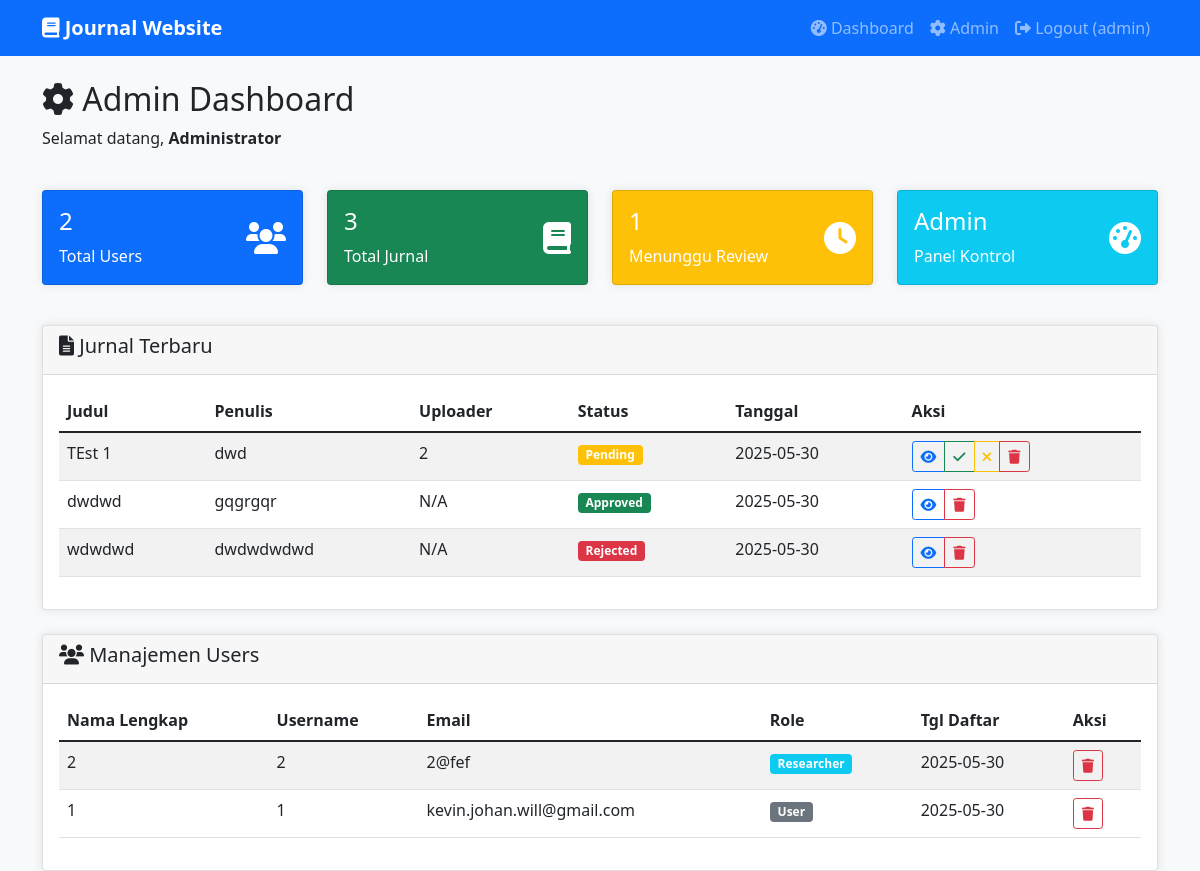
The page /admin (signed in) on the database its author committed.
### tables this page shows
CREATE TABLE journals (
            id INTEGER PRIMARY KEY AUTOINCREMENT,
            title TEXT NOT NULL,
            abstract TEXT NOT NULL,
            author_name TEXT NOT NULL,
            author_email TEXT NOT NULL,
            category TEXT NOT NULL,
            filename TEXT NOT NULL,
            file_path TEXT NOT NULL,
            uploaded_by INTEGER,
            status TEXT DEFAULT 'pending',
            created_at TIMESTAMP DEFAULT CURRENT_TIMESTAMP,
            FOREIGN KEY (uploaded_by) REFERENCES users (id)
        );

CREATE TABLE users (
            id INTEGER PRIMARY KEY AUTOINCREMENT,
            username TEXT UNIQUE NOT NULL,
            email TEXT UNIQUE NOT NULL,
            password_hash TEXT NOT NULL,
            role TEXT NOT NULL DEFAULT 'user',
            full_name TEXT NOT NULL,
            created_at TIMESTAMP DEFAULT CURRENT_TIMESTAMP
        );

### app/controllers/admin_controller.py (the view)
@admin_bp.route('/admin')
@login_required('admin')
def admin_dashboard():
    conn = get_db_connection()
    total_users = conn.execute('SELECT COUNT(*) as count FROM users WHERE role != "admin"').fetchone()['count']
    total_journals = conn.execute('SELECT COUNT(*) as count FROM journals').fetchone()['count']
    pending_journals = conn.execute('SELECT COUNT(*) as count FROM journals WHERE status = "pending"').fetchone()['count']
    recent_journals = conn.execute('''
        SELECT j.*, u.full_name as uploader_name
        FROM journals j
        LEFT JOIN users u ON j.uploaded_by = u.id
        ORDER BY j.created_at DESC
        LIMIT 10
    ''').fetchall()
    users = conn.execute('SELECT * FROM users WHERE role != "admin" ORDER BY created_at DESC').fetchall()
    conn.close()
    return render_template('admin_dashboard.html',
                         total_users=total_users,
                         total_journals=total_journals,
                         pending_journals=pending_journals,
                         recent_journals=recent_journals,
                         users=users)

### app/models/db.py (called while the page is built)
def get_db_connection():
    conn = sqlite3.connect('database/journal.db')
    conn.row_factory = sqlite3.Row
    return conn

### app/templates/admin_dashboard.html (shortened to what this page needs)
{% extends "base.html" %}
{% block content %}
<div class="row mb-4">
  <div class="col"><h2><i class="fas fa-cog"></i> Admin Dashboard</h2><p>Selamat datang, <strong>{{ session.get('full_name') }}</strong></p></div>
</div>
<div class="row mb-4">
  {% for card in [
    ('Total Users', total_users, 'users', 'primary'),
    ('Total Jurnal', total_journals, 'book', 'success'),
    ('Menunggu Review', pending_journals, 'clock', 'warning'),
    ('Panel Kontrol', 'Admin', 'tachometer-alt', 'info')
  ] %}
    <div class="col-md-3 mb-3">
      <div class="card bg-{{ card[3] }} text-white">
        <div class="card-body d-flex justify-content-between align-items-center">
          <div>
            <h4>{{ card[1] }}</h4>
            <p class="mb-0">{{ card[0] }}</p>
          </div>
          <i class="fas fa-{{ card[2] }} fa-2x"></i>
        </div>
      </div>
    </div>
  {% endfor %}
</div>
<div class="row mb-4">
  <div class="col">
    <div class="card">
      <div class="card-header"><h5><i class="fas fa-file-alt"></i> Jurnal Terbaru</h5></div>
      <div class="card-body">
        {% if recent_journals %}
          <div class="table-responsive">
            <table class="table table-striped">
              <thead><tr><th>Judul</th><th>Penulis</th><th>Uploader</th><th>Status</th><th>Tanggal</th><th>Aksi</th></tr></thead>
              <tbody>
                {% for j in recent_journals %}
                  <tr>
                    <td>{{ j.title[:50] }}{% if j.title|length>50 %}…{% endif %}</td>
                    <td>{{ j.author_name }}</td>
                    <td>{{ j.uploader_name or 'N/A' }}</td>
                    <td><span class="badge bg-{% if j.status=='approved' %}success{% elif j.status=='pending' %}warning{% else %}danger{% endif %}">{{ j.status.title() }}</span></td>
                    <td>{{ j.created_at[:10] }}</td>
                    <td>
                      <div class="btn-group btn-group-sm">
                        <a href="{{ url_for('journal.view_journal', journal_id=j.id) }}" class="btn btn-outline-primary"><i class="fas fa-eye"></i></a>
                        {% if j.status=='pending' %}
                          <a href="{{ url_for('admin.approve_journal', journal_id=j.id) }}" class="btn btn-outline-success" onclick="return confirm('Setujui?')"><i class="fas fa-check"></i></a>
                          <a href="{{ url_for('admin.reject_journal', journal_id=j.id) }}" class="btn btn-outline-warning" onclick="return confirm('Tolak?')"><i class="fas fa-times"></i></a>
                        {% endif %}
                        <a href="{{ url_for('admin.delete_journal', journal_id=j.id) }}" class="btn btn-outline-danger" onclick="return confirm('Hapus?')"><i class="fas fa-trash"></i></a>
                      </div>
                    </td>
                  </tr>
                {% endfor %}
              </tbody>
            </table>
          </div>
        {% else %}
          <div class="alert alert-info"><i class="fas fa-info-circle"></i> Belum ada jurnal.</div>
        {% endif %}
      </div>
    </div>
  </div>
</div>
<div class="row">
  <div class="col">
    <div class="card">
      <div class="card-header"><h5><i class="fas fa-users"></i> Manajemen Users</h5></div>
      <div class="card-body">
        {% if users %}
          <div class="table-responsive">
            <table class="table table-striped">
              <thead><tr><th>Nama Lengkap</th><th>Username</th><th>Email</th><th>Role</th><th>Tgl Daftar</th><th>Aksi</th></tr></thead>
              <tbody>
                {% for u in users %}
                  <tr>
                    <td>{{ u.full_name }}</td><td>{{ u.username }}</td><td>{{ u.email }}</td>
                    <td><span class="badge bg-{% if u.role=='researcher' %}info{% else %}secondary{% endif %}">{{ u.role.title() }}</span></td>
                    <td>{{ u.created_at[:10] }}</td>
                    <td>
                      <a href="{{ url_for('admin.delete_user', user_id=u.id) }}" class="btn btn-sm btn-outline-danger" onclick="return confirm('Hapus user?')">
                        <i class="fas fa-trash"></i>
                      </a>
                    </td>
                  </tr>
                {% endfor %}
              </tbody>
            </table>
          </div>
        {% else %}
          <div class="alert alert-info"><i class="fas fa-info-circle"></i> Belum ada user.</div>
        {% endif %}
      </div>
    </div>
  </div>
</div>
{% endblock %}

### app/templates/base.html (shortened to what this page needs)
<!DOCTYPE html>
<html lang="id">
<head>
    <link href="https://cdn.jsdelivr.net/npm/bootstrap@5.1.3/dist/css/bootstrap.min.css" rel="stylesheet">
    <link href="https://cdnjs.cloudflare.com/ajax/libs/font-awesome/6.0.0/css/all.min.css" rel="stylesheet">
</head>
<body>
    <nav class="navbar navbar-expand-lg navbar-dark bg-primary">
        <div class="container">
            <a class="navbar-brand" href="{{ url_for('auth.index') }}">
                <i class="fas fa-book"></i> Journal Website
            </a>
            <div class="navbar-nav ms-auto">
                {% if session.get('user_id') %}
                    <a class="nav-link" href="{{ url_for('dashboard.dashboard') }}">
                        <i class="fas fa-tachometer-alt"></i> Dashboard
                    </a>
                    {% if session.get('role') == 'admin' %}
                        <a class="nav-link" href="{{ url_for('admin.admin_dashboard') }}">
                            <i class="fas fa-cog"></i> Admin
                        </a>
                    {% endif %}
                    <a class="nav-link" href="{{ url_for('auth.logout') }}">
                        <i class="fas fa-sign-out-alt"></i> Logout ({{ session.get('username') }})
                    </a>
                {% endif %}
            </div>
        </div>
    </nav>
    <div class="container mt-4">
        {% block content %}{% endblock %}
    </div>
</body>
</html>

### app/templates/base.html (style rules this page uses)
body { background-color: #f8f9fa; }
.navbar-brand { font-weight: bold; }
.card { box-shadow: 0 0 10px rgba(0,0,0,0.1); }

### rows shown on the page
journals: title "TEst 1", author_name "dwd", full_name "2", status "Pending", created_at "2025-05-30"
journals: title "dwdwd", author_name "gqgrgqr", uploader_name "N/A", status "Approved", created_at "2025-05-30"
journals: title "wdwdwd", author_name "dwdwdwdwd", uploader_name "N/A", status "Rejected", created_at "2025-05-30"
users: full_name "2", username "2", email "2@fef", role "Researcher", created_at "2025-05-30"
users: full_name "1", username "1", email "kevin.johan.will@gmail.com", role "User", created_at "2025-05-30"

### other values the page prints
{{ session.get('username') }} "admin"
{{ session.get('full_name') }} "Administrator"
{{ card[1] }} "2" "3" "1" "Admin"
{{ card[0] }} "Total Users" "Total Jurnal" "Menunggu Review" "Panel Kontrol"
